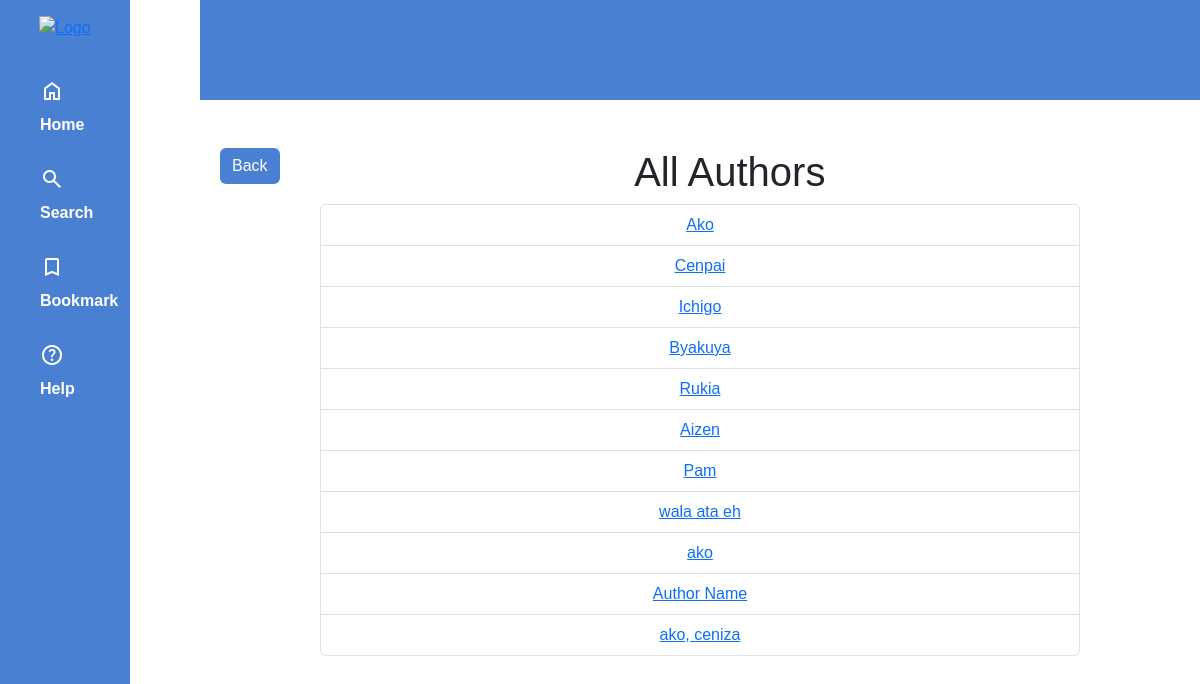
Before: /student/author_list/ with the older database file.
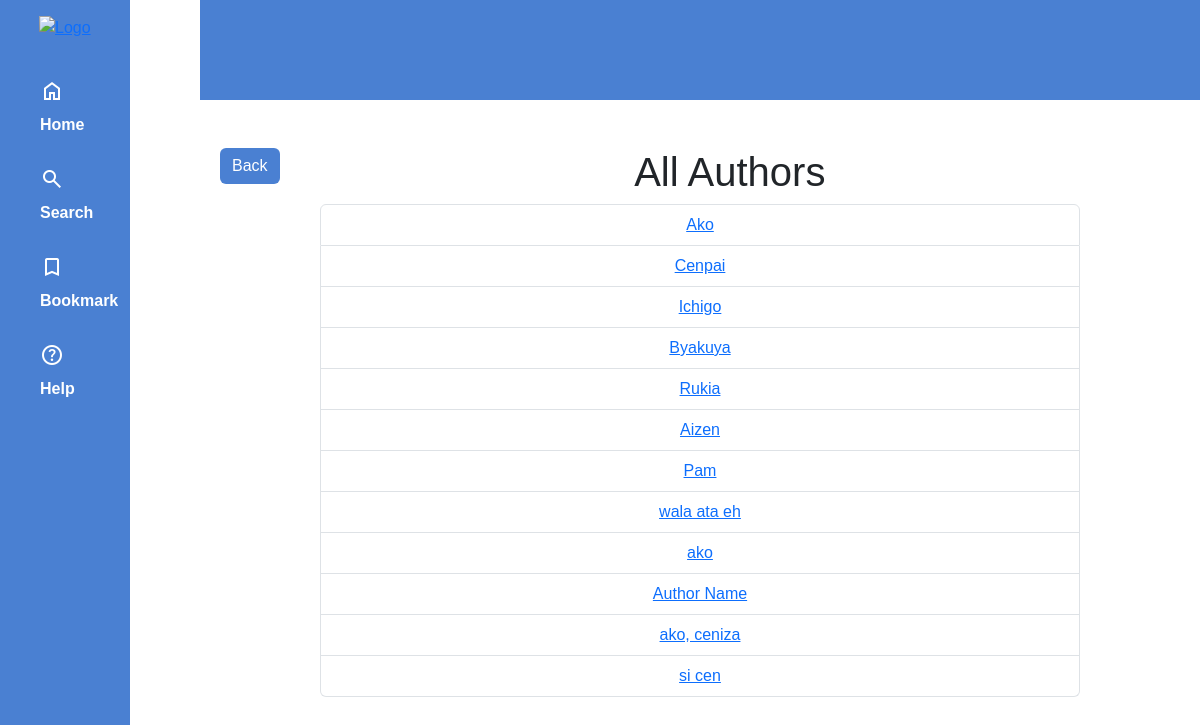
After: the same page with the newer database file.
### librarian/models.py (models this page shows, shortened)
class Books(models.Model):
    BookTitle = models.CharField(max_length=100, unique=True)
    Author = models.CharField(max_length=100)
    Description = models.TextField(null=True, blank=True)
    Date = models.DateField()
    Category = models.ManyToManyField(Category)
    SubCategory = models.ManyToManyField(SubCategory)
    SubSection = models.ManyToManyField(SubSection)
    Language = models.CharField(max_length=100, choices=LANGUAGE_CHOICES, default='english')
    BookFile = models.FileField(upload_to="books/files/", default='default_value.pdf')
    BookImage = models.ImageField(upload_to="books/images/", default='default_image.jpg')
    deleted_at = models.DateTimeField(null=True, blank=True)
    available = models.BooleanField(default=True)
    bookmarked_by = models.ManyToManyField(User, related_name='bookmarks', blank=True)
    borrowed = models.ManyToManyField(User, related_name='borrow', blank="True")
    PageViews = models.IntegerField(default=0)
    eBook = models.BooleanField(default=False)
    research_paper = models.BooleanField(default=False)
    hardCopy = models.BooleanField(default=False)
    stock = models.IntegerField(default=0)
    TimesBorrow = models.IntegerField(default=0)

### student/views.py (the view)
# urls.py: path('author_list/', views.author_list, name='author_list'),
def author_list(request):
    authors = Books.objects.values_list('Author', flat=True).distinct()
    return render(request, 'author_list.html', {'authors': authors})

### student/templates/author_list.html (shortened to what this page needs)
{% load static %}
<!DOCTYPE html>
<html lang="en">
<head>
    <link rel="stylesheet" href="https://cdn.jsdelivr.net/npm/bootstrap@5.3.3/dist/css/bootstrap.min.css">
</head>
<body>
    <div class="main-container">
        <header class="header">
        </header>
        <div class="side-bar">
            <aside>
                <div class="logo">
                    <a href="{% url 'view' %}"> <img src="{% static 'playground/school_Logo.png'%}" alt="Logo" height="80px" id="logo"></a>
                </div>
                <ul class="sidebar-nav">
                    <li><span class="material-symbols-outlined navbar-icon" alt="home">home</span><a href="{% url 'view' %}" class="navbar-desc">Home</a></li>
                    <li><span class="material-symbols-outlined navbar-icon" alt="search">search</span><a href="#" class="navbar-desc" id="search">Search</a></li>
                    <li><a href="{% url 'bookmark' %}" class="material-symbols-outlined bookmark navbar-icon" alt="bookmark">bookmark</a><a href="{% url 'bookmark' %}" class="navbar-desc">Bookmark</a></li>
                    <li><span class="material-symbols-outlined navbar-icon" alt="help">help</span><a href="#" class="navbar-desc">Help</a></li>
                </ul>
            </aside>
        </div>
        <div class="content mt-5">
            <div class="author-head ">
                <div class="author-btn ">
                    <a href="{% url 'view' %}" class="btn btn-primary">Back</a>
                </div>
                <div class="author-title">
                    <h1>All Authors</h1>
                </div>
            </div>
            <ul class="list-group">
                {% for author in authors %}
                <li class="list-group-item">
                    <a href="{% url 'author_detail' author_name=author %}" class="author-name d-flex align-items-center">
                        {{ author }}
                    </a>
                </li>
                {% endfor %}
            </ul>
        </div>
    </div>
</body>
</html>

### student/templates/author_list.html (style rules this page uses)
* { margin: 0; padding: 0; box-sizing: border-box; font-family: Arial, Helvetica, sans-serif; }
.main-container { display: grid; grid-template-columns: 200px 1fr; grid-template-rows: 100px 1fr; grid-template-areas: "sidebar header" "sidebar content" ; }
.content { grid-area: content; padding: 0 20px; }
.side-bar { grid-area: sidebar; background-color: rgb(74, 128, 210); position: fixed; width: 10.8%; height: 100%; }
.sidebar-nav { display: flex; justify-content: center; align-items: start; flex-direction: column; list-style: none; margin: none; padding: 19px 0; height: 100%; }
.sidebar-nav li { width: 100%; padding: 10px 40px; color: white; }
.bookmark { color:white; }
.header { background-color: rgb(74, 128, 210); top: 0; z-index: 1; grid-area: header; }
.navbar-text, .navbar-icon { text-decoration: none; transition: color 0.3s; vertical-align: middle; padding: 10px 0; }
.navbar-desc { text-decoration: none; color: white; font-weight: bold; }
.logo { display: flex; justify-content: center; align-items: center; margin-top: 15px; }
.btn-primary { background-color: rgb(74, 128, 210); border: none; transition: background-color 0.3s; }
.author-head { display:flex; }
.author-title { margin-left: auto; margin-right: auto; }
.author-name { display: flex; justify-content: center; }
.list-group { padding: 0 100px; }

Changed rows visible on the page:
added Books: Author "si cen"
